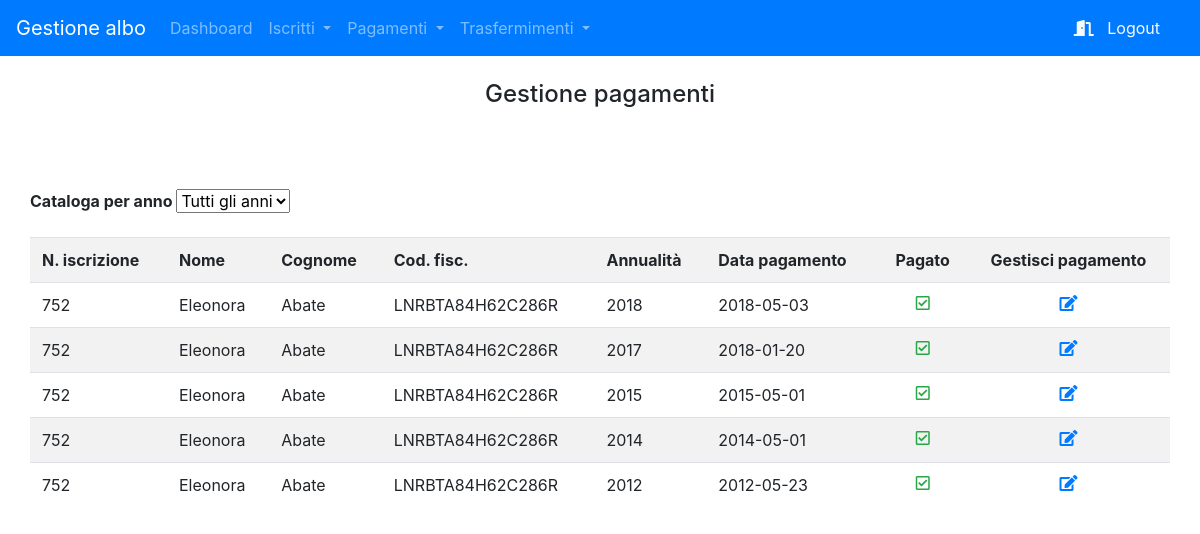
Screenshot of /gestione_pagamenti_old.php?id=4 (signed in) with the database file from the repository.
### tables this page shows
CREATE TABLE `utenti` (
  `Id` int(11) NOT NULL,
  `Nome` varchar(20) NOT NULL,
  `Cognome` varchar(20) NOT NULL,
  `Data_Nascita` date NOT NULL,
  `Comune_nascita` varchar(300) NOT NULL,
  `Sesso` varchar(12) NOT NULL,
  `Cittadinanza` varchar(300) NOT NULL,
  `Data_iscrizione` date NOT NULL,
  `Data_disiscrizione` date NOT NULL,
  `Nazione` varchar(100) NOT NULL,
  `Regione` varchar(100) NOT NULL,
  `Citta` varchar(100) NOT NULL,
  `Provincia` varchar(100) NOT NULL,
  `Cap` int(5) NOT NULL,
  `Indirizzo` varchar(100) NOT NULL,
  `Tel_Fisso` bigint(20) NOT NULL,
  `Cellulare` bigint(20) NOT NULL,
  `Email` varchar(100) NOT NULL,
  `Cod_Fiscale` varchar(16) NOT NULL,
  `Numero_iscrizione` int(100) NOT NULL,
  `Pec` varchar(400) NOT NULL,
  `Foto` varchar(999) NOT NULL,
  `Attivo` int(11) NOT NULL
);

CREATE TABLE `annualita` (
  `Id` int(11) NOT NULL,
  `Quota` int(11) NOT NULL,
  `Anno` int(11) NOT NULL
);

CREATE TABLE `pagamenti` (
  `Id` int(11) NOT NULL,
  `Id_annualita` int(11) NOT NULL,
  `Id_utente` int(11) NOT NULL,
  `Importo` int(11) NOT NULL,
  `Data_pagamento` date NOT NULL
);

### gestione_pagamenti_old.php (the view, shortened to what this page needs)
<html>
	<head>
		<link rel="stylesheet" type="text/css" href="css/style.css">
	</head>
	<body>
		<?php include "testata.php" ?>
		<div class = "container">
			<div class="row">
				<div class="col text-center">
					<br>
					<h4> Gestione pagamenti </h4>
					<br>
				</div>
			</div>
			<div class="row">
				<div class="col text-left custom-no-padding-left">
					<b> Cataloga per anno </b>
					<SELECT id="selezione">
						<option value="0"> Tutti gli anni </option>
						<?php
							include "db_connessione.php";
						?>
					</SELECT>
				</div>
				<div class="col text-right">
				</div>
			</div>
			<br>
			<div class="row">
				<table class="table table-striped">
					<tr>
						<th> N. iscrizione </th>
						<th> Nome </th>
						<th> Cognome </th>
						<th> Cod. fisc. </th>
						<th> Annualità </th>
						<th> Data pagamento </th>
						<th class="text-center"> Pagato </th>
						<th class="text-center"> Gestisci pagamento </th>
					</tr>
					<?php
						$sql = "SELECT * FROM annualita ORDER BY Anno DESC";
						foreach ($dbh -> query($sql) as $row){
							$id_annualita_corrente = $row['Id'];
							if(isset($_GET['id'])){
									$sql2 = "SELECT * FROM utenti WHERE Id=".$_GET['id']."";
							}else{
								$sql2 = "SELECT * FROM utenti";
							}
							foreach ($dbh -> query($sql2) as $row2){
								$id_utente_corrente = $row2['Id'];
								$sql3 = "SELECT * FROM pagamenti WHERE Id_utente =".$id_utente_corrente." AND Id_annualita = ".$id_annualita_corrente."";
								$stmt = $dbh -> prepare($sql3);
								$stmt -> execute();
								$result = $stmt->fetch(PDO::FETCH_ASSOC);
									if($result['Id'] != ""){
										echo('<tr>
												<td> '.$row2['Numero_iscrizione'].' </td>
												<td> '.$row2['Nome'].'  </td>
												<td> '.$row2['Cognome'].' </td>
												<td> '.$row2['Cod_Fiscale'].' </td>
												<td class="cataloga"> '.$row['Anno'].' </td>
												<td> '.$result['Data_pagamento'].' </td>
												<td class="text-center">  <i class="far fa-check-square text-success"> </i></td>
												<td class="text-center"> <a href="gestisci_iscritto.php" data-toggle="modal" data-target="#modifica_pagamento'.$result['Id'].'"> <i class="fas fa-edit"> </i> </a> </td>
											</tr>
												<div class="modal fade" id="modifica_pagamento'.$result['Id'].'" tabindex="-1" role="dialog" aria-labelledby="exampleModalLabel" aria-hidden="true">
																<input type="hidden" name="id_pagamento" value="'.$result['Id'].'">
																	<input type="date" value="'.$result['Data_pagamento'].'" class="form-control" id="data_pagamento" name="data_pagamento" aria-describedby="data_pagamento" placeholder="Data pagamento" required>
																<input type="hidden" value="'.$result['Id'].'" name="id_pagamento" >
												</div>
											');
									}
							}
						}
					?>
				</table>
			</div>
		</div>
</html>

### css/style.css (style rules this page uses)
body { padding-bottom:180px; }
.custom-no-padding-left { padding-left:0px!important; }

### rows the page displays
annualita: Anno "2018"
utenti: Numero_iscrizione "752", Nome "Eleonora", Cognome "Abate", Cod_Fiscale "LNRBTA84H62C286R", pagamenti.Data_pagamento "2018-05-03", pagamenti.Data_pagamento "2018-01-20", pagamenti.Data_pagamento "2015-05-01", pagamenti.Data_pagamento "2014-05-01", pagamenti.Data_pagamento "2012-05-23"
annualita: Anno "2017"
annualita: Anno "2015"
annualita: Anno "2014"
annualita: Anno "2012"
